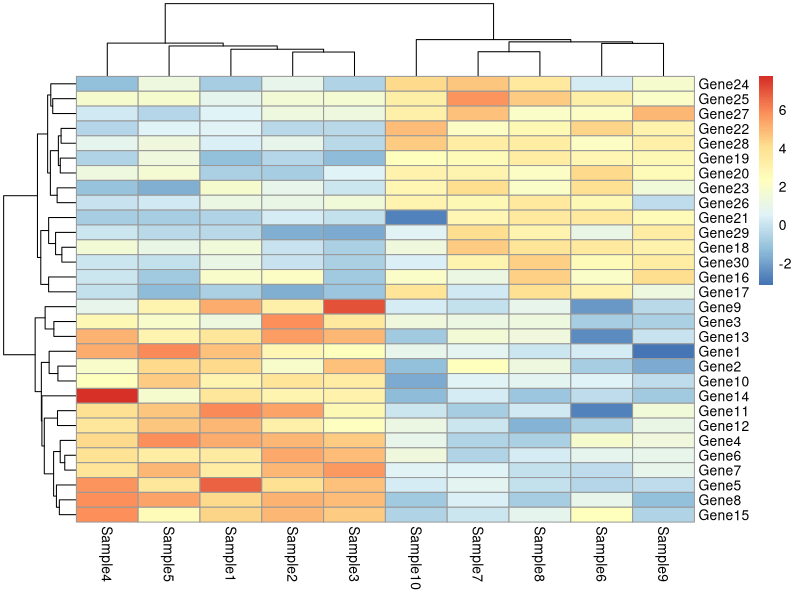

This figure's R source:
exp <- matrix(rnorm(300), nrow = 30, ncol = 10)

exp[1:15, 1:5] <- exp[
        1:15, 1:5
    ] + matrix(
        rnorm(75, mean = 4),
        nrow = 15, ncol = 5
    )

exp[16:30, 6:10] <- exp[
    16:30, 6:10
] + matrix(rnorm(75, mean = 3), nrow = 15, ncol = 5)

exp <- round(exp, 2)
colnames(exp) <- paste("Sample", 1:10, sep = "")
rownames(exp) <- paste("Gene", 1:30, sep = "")
head(exp)

View(exp)

library(pheatmap)
ph <- pheatmap(exp)
ph$tree_row$order

ph$tree_col$order

ph_exp <- exp[
    ph$tree_row$order, ph$tree_col$order
]

ph_exp[1:4, 1:4]
